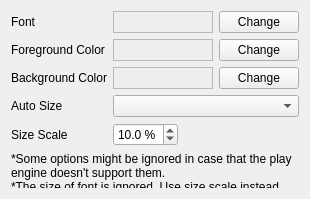
<ui version="4.0" >
 <class>PrefOsdWidget</class>
 <widget class="QWidget" name="PrefOsdWidget" >
  <property name="geometry" >
   <rect>
    <x>0</x>
    <y>0</y>
    <width>301</width>
    <height>199</height>
   </rect>
  </property>
  <layout class="QGridLayout" name="gridLayout" >
   <item row="0" column="0" >
    <widget class="QLabel" name="label" >
     <property name="text" >
      <string>Font</string>
     </property>
    </widget>
   </item>
   <item row="0" column="1" >
    <widget class="QLabel" name="fontLabel" >
     <property name="sizePolicy" >
      <sizepolicy vsizetype="Preferred" hsizetype="MinimumExpanding" >
       <horstretch>0</horstretch>
       <verstretch>0</verstretch>
      </sizepolicy>
     </property>
     <property name="minimumSize" >
      <size>
       <width>100</width>
       <height>0</height>
      </size>
     </property>
     <property name="frameShape" >
      <enum>QFrame::StyledPanel</enum>
     </property>
     <property name="frameShadow" >
      <enum>QFrame::Sunken</enum>
     </property>
     <property name="text" >
      <string/>
     </property>
     <property name="alignment" >
      <set>Qt::AlignCenter</set>
     </property>
    </widget>
   </item>
   <item row="0" column="2" >
    <widget class="QPushButton" name="fontButton" >
     <property name="text" >
      <string>Change</string>
     </property>
    </widget>
   </item>
   <item row="1" column="0" >
    <widget class="QLabel" name="label_3" >
     <property name="text" >
      <string>Foreground Color</string>
     </property>
    </widget>
   </item>
   <item row="1" column="1" >
    <widget class="QLabel" name="fgColorLabel" >
     <property name="sizePolicy" >
      <sizepolicy vsizetype="Preferred" hsizetype="Expanding" >
       <horstretch>0</horstretch>
       <verstretch>0</verstretch>
      </sizepolicy>
     </property>
     <property name="frameShape" >
      <enum>QFrame::StyledPanel</enum>
     </property>
     <property name="frameShadow" >
      <enum>QFrame::Sunken</enum>
     </property>
     <property name="text" >
      <string/>
     </property>
     <property name="alignment" >
      <set>Qt::AlignCenter</set>
     </property>
    </widget>
   </item>
   <item row="1" column="2" >
    <widget class="QPushButton" name="fgColorButton" >
     <property name="text" >
      <string>Change</string>
     </property>
    </widget>
   </item>
   <item row="2" column="0" >
    <widget class="QLabel" name="label_4" >
     <property name="text" >
      <string>Background Color</string>
     </property>
    </widget>
   </item>
   <item row="2" column="1" >
    <widget class="QLabel" name="bgColorLabel" >
     <property name="sizePolicy" >
      <sizepolicy vsizetype="Preferred" hsizetype="Expanding" >
       <horstretch>0</horstretch>
       <verstretch>0</verstretch>
      </sizepolicy>
     </property>
     <property name="frameShape" >
      <enum>QFrame::StyledPanel</enum>
     </property>
     <property name="frameShadow" >
      <enum>QFrame::Sunken</enum>
     </property>
     <property name="text" >
      <string/>
     </property>
     <property name="alignment" >
      <set>Qt::AlignCenter</set>
     </property>
    </widget>
   </item>
   <item row="2" column="2" >
    <widget class="QPushButton" name="bgColorButton" >
     <property name="text" >
      <string>Change</string>
     </property>
    </widget>
   </item>
   <item row="3" column="0" >
    <widget class="QLabel" name="label_8" >
     <property name="text" >
      <string>Auto Size</string>
     </property>
    </widget>
   </item>
   <item row="3" column="1" colspan="2" >
    <widget class="QComboBox" name="scale" >
     <property name="sizeAdjustPolicy" >
      <enum>QComboBox::AdjustToContents</enum>
     </property>
    </widget>
   </item>
   <item row="4" column="0" >
    <widget class="QLabel" name="label_7" >
     <property name="text" >
      <string>Size Scale</string>
     </property>
    </widget>
   </item>
   <item row="4" column="1" colspan="2" >
    <layout class="QHBoxLayout" name="horizontalLayout" >
     <item>
      <widget class="QDoubleSpinBox" name="size" >
       <property name="accelerated" >
        <bool>true</bool>
       </property>
       <property name="suffix" >
        <string> %</string>
       </property>
       <property name="decimals" >
        <number>1</number>
       </property>
       <property name="maximum" >
        <double>99.000000000000000</double>
       </property>
       <property name="singleStep" >
        <double>0.500000000000000</double>
       </property>
       <property name="value" >
        <double>10.000000000000000</double>
       </property>
      </widget>
     </item>
     <item>
      <spacer name="horizontalSpacer_4" >
       <property name="orientation" >
        <enum>Qt::Horizontal</enum>
       </property>
       <property name="sizeHint" stdset="0" >
        <size>
         <width>0</width>
         <height>0</height>
        </size>
       </property>
      </spacer>
     </item>
    </layout>
   </item>
   <item row="5" column="0" colspan="3" >
    <widget class="QLabel" name="label_5" >
     <property name="text" >
      <string>*Some options might be ignored in case that the play engine doesn't support them.&lt;br>
*The size of font is ignored. Use size scale instead.</string>
     </property>
     <property name="wordWrap" >
      <bool>true</bool>
     </property>
    </widget>
   </item>
   <item row="6" column="0" colspan="3" >
    <spacer name="verticalSpacer" >
     <property name="orientation" >
      <enum>Qt::Vertical</enum>
     </property>
     <property name="sizeHint" stdset="0" >
      <size>
       <width>0</width>
       <height>0</height>
      </size>
     </property>
    </spacer>
   </item>
  </layout>
 </widget>
 <resources/>
 <connections/>
</ui>
